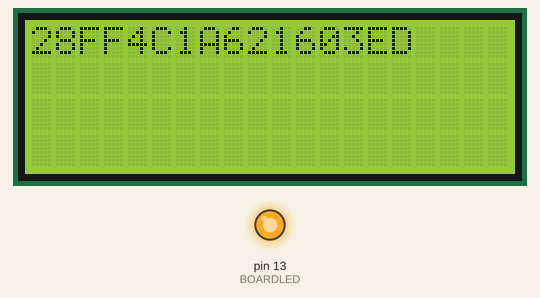
Recording of a sketch running on a simulated Arduino Mega 2560, built with avr-gcc and run on an emulated ATmega2560. Parts: 20×4 character LCD, output pins drawn as LEDs (lit = HIGH). What the sketch prints to the serial monitor is not drawn.

Above: at 6.6 s.
At 8.6 s:
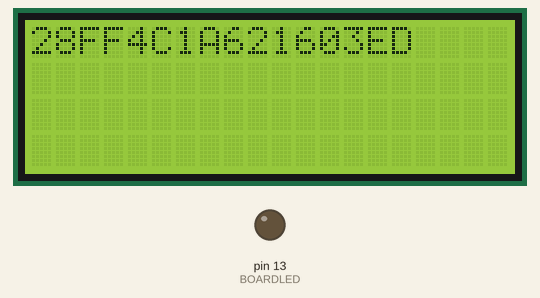
Timing chart, 0 to 130.0 s (numbered marks = the images above):
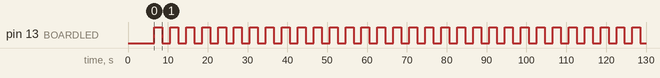

Measured:
- by itself, pin 13 (BOARDLED): alternates HIGH for 2.0 s and LOW for 2.0 s

The sketch:

LCD-DiscoverDallas.ino
```cpp
/*
   DS18B20 Pinout (Left to Right, pins down, flat side toward you)
 - Left   = Ground
 - Center = Signal (Pin 10):  (with 3.3K to 4.7K resistor to +5 or 3.3 )
 - Right  = +5 or +3.3 V
 */
/*-----( Import needed libraries )-----*/
// Get 1-wire Library here: http://www.pjrc.com/teensy/td_libs_OneWire.html
#include <OneWire.h>

//Get DallasTemperature Library here:  http://milesburton.com/Main_Page?title=Dallas_Temperature_Control_Library
#include <DallasTemperature.h>
// Wire (I2C) Library
#include <Wire.h>
// LCD Library
#include <LCD.h>
#include <LiquidCrystal.h>
//#include <LiquidCrystal_I2C.h>  // F Malpartida's NewLiquidCrystal library
//Download: https://bitbucket.org/fmalpartida/new-liquidcrystal/downloads
// Move original LiquidCrystal library elsewhere, copy this in it's place


/*-----( Declare Constants and Pin Numbers )-----*/
#define  BOARDLED 13

#define ONE_WIRE_BUS 3
#define I2C_ADDR    0x20  // Define I2C Address for the PCF8574A
//---(Following are the PCF8574 pin assignments to LCD connections )----
#define BACKLIGHT_PIN  7
#define En_pin  52
#define Rw_pin  51
#define Rs_pin  50
#define D4_pin  45
#define D5_pin  44
#define D6_pin  43
#define D7_pin  42
LiquidCrystal lcd(En_pin, Rw_pin, Rs_pin, D4_pin, D5_pin, D6_pin, D7_pin);

#define  LED_OFF  0
#define  LED_ON  1

/*-----( Declare objects )-----*/
// Setup a oneWire instance to communicate with any OneWire devices
// (not just Maxim/Dallas temperature ICs)
OneWire oneWire(ONE_WIRE_BUS);
// Pass address of our oneWire instance to Dallas Temperature.
DallasTemperature sensors(&oneWire);
// 28 FFEB 3263 1402 87
DeviceAddress Probe1 = {
  0x28, 0xFF, 0xEB, 0x32, 0x63, 0x14, 0x02, 0x87 };
// 28 FFDD 0863 1402 CC
DeviceAddress Probe2 = {
  0x28, 0xFF, 0xDD, 0x08, 0x63, 0x14, 0x02, 0xCC };
// Stores Minima & Maxima
float Mini1;
float Mini2;
float Maxi1;
float Maxi2;

void setup()   /****** SETUP: RUNS ONCE ******/
{
  Serial.begin(9600);
  int cpt=0;
  int nbsensors;
  DeviceAddress insideThermometer;
  pinMode(BOARDLED, OUTPUT);
  //------- Initialize the Temperature measurement library--------------
  sensors.begin();
  // set the resolution to 10 bit (Can be 9 to 12 bits .. lower is faster)
  //---------------- Initialize the lcd ------------------
  lcd.begin (20,4);  // 20 characters, 4 lines
  lcd.clear();  // Reset the display
  lcd.home();

  // Print our characters on the LCD
  // NOTE: Line number and character number start at 0 not 1
  delay(2500);

  Serial.print("Found ");
  Serial.print(sensors.getDeviceCount(), DEC);
  nbsensors=sensors.getDeviceCount();
  Serial.println(" devices.");
  for(int cpt=0;cpt<nbsensors;cpt++){
    if((cpt%4)==0)
      delay(4000);
    if (!sensors.getAddress(insideThermometer, cpt)){
      Serial.println("Unable to find address for Device 0");
    }else{
      lcd.setCursor(0,(cpt%4));
      Serial.print("Device #");
      Serial.print(cpt);
      Serial.print(":");
      printAddress(insideThermometer);
      Serial.println();
    }
  }
  if(nbsensors==0)
    Serial.println("Unable to find address for insideThermometer");

}//--(end setup )---


void loop()   /****** LOOP: RUNS CONSTANTLY ******/
{
    digitalWrite(BOARDLED,HIGH);
    delay(2000);
    digitalWrite(BOARDLED,LOW);
    delay(2000);
}//--(end main loop )---

/*-----( Declare User-written Functions )-----*/
float displayTemperature(DeviceAddress deviceAddress)
{

  float tempC = sensors.getTempC(deviceAddress);

  if (tempC == -127.00) // Measurement failed or no device found
  {
    lcd.print("Temperature Error");
  }
  else
  {
    lcd.print("C=");
    lcd.print(tempC);
  }
  return tempC;
}// End printTemperature
void displayMiniMaxi(float mini,float maxi){
  lcd.print("Min");
  lcd.print(mini);
  lcd.print(" Max");
  lcd.print(maxi);
}
void printAddress(DeviceAddress deviceAddress)
{
  for (uint8_t i = 0; i < 8; i++)
  {
    if (deviceAddress[i] < 16){
      Serial.print("0");
      lcd.print("0");
    }
    Serial.print(deviceAddress[i], HEX);
    lcd.print(deviceAddress[i], HEX);
  }
}
```
